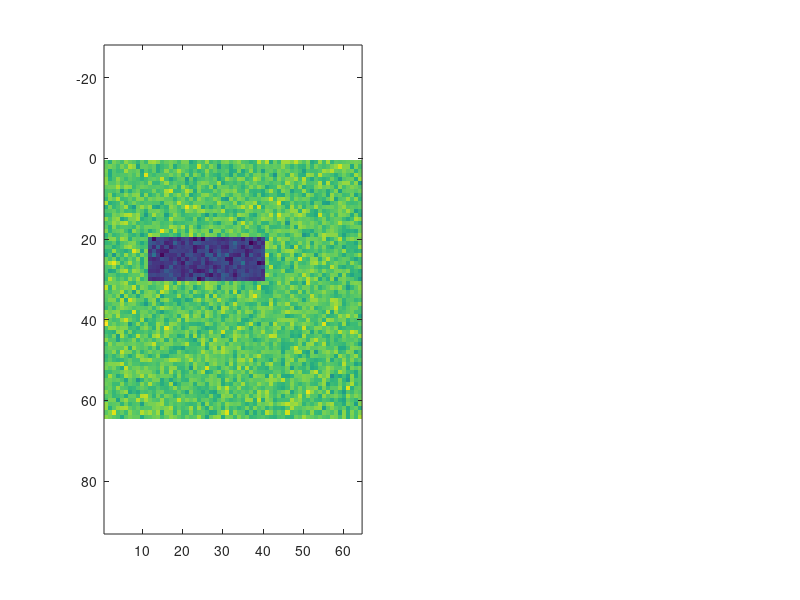

MATLAB code for this plot:

TR=2;
t=1:2:239;
brain=randn(64, 64, 28, 240);
% happy=repmat(0, 10, 1);
% sad=repmat(1, 10, 1);
% happysad=[happy sad];
% happysad=happysad(:);
% design=repmat(happysad, 6, 1);

design=repmat([repmat(0,10,1);repmat(1, 10,1)], 6, 1);
% ROI region of interest

ROI= [20:30, 12:40, 18:23];
brain(20:30, 12:40, 18:23,find(design))=...
    brain(20:30, 12:40, 18:23,find(design))-1;
imagesc(brain(:, :, 20, 13));
sad=mean(brain(:,:,20,find(design)),4)
subplot(1,2,1)
imagesc(squeeze(sad))
happy=mean(brain(:,:,20,find(design)),4)
axis equal

